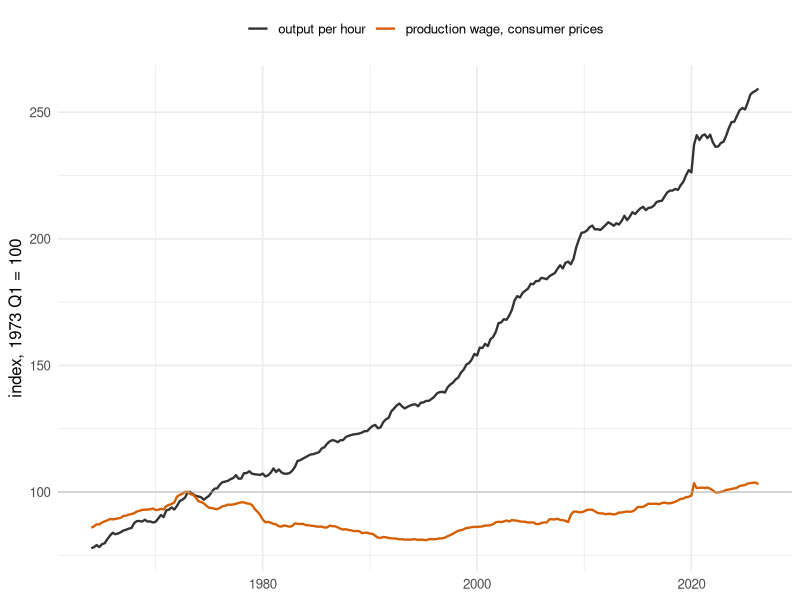
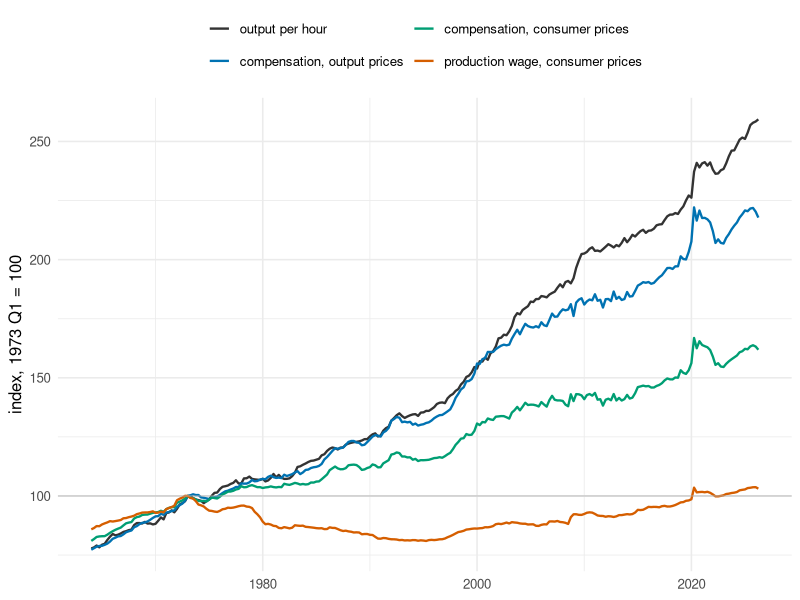
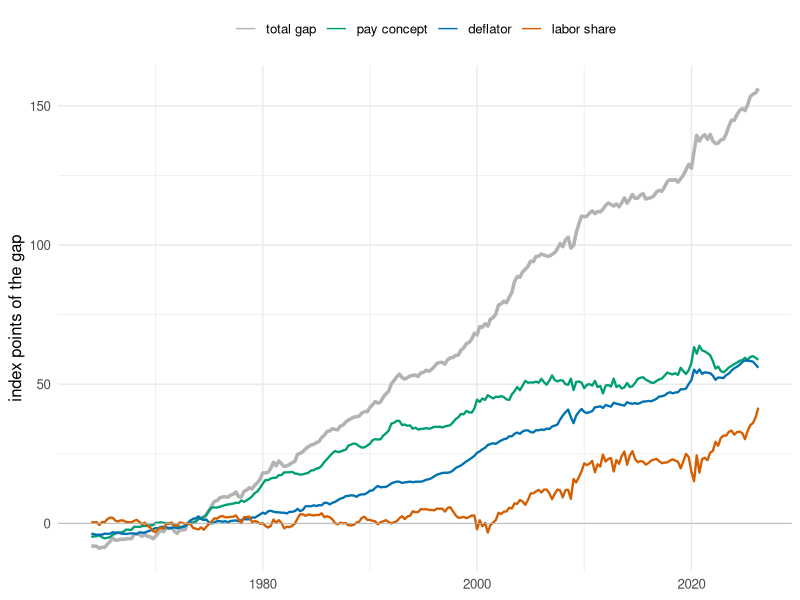

Reproduce these figures in R, in order.
## ---- chunk 1
#| label: setup
#| include: false

library(here)
library(dplyr)
library(tidyr)
library(readr)
library(ggplot2)
library(scales)

theme_set(theme_minimal(base_size = 12))

PAL <- c(productivity  = "grey20",
         comp_output   = "#0072B2",
         comp_consumer = "#009E73",
         wage_consumer = "#D55E00")

LAB <- c(productivity  = "output per hour",
         comp_output   = "compensation, output prices",
         comp_consumer = "compensation, consumer prices",
         wage_consumer = "production wage, consumer prices")

d <- read_csv(here("blog", "posts", "post4", "data", "derived",
                   "decomposition.csv"), show_col_types = FALSE)

last <- slice_tail(d, n = 1)
pt   <- function(x, dg = 0) formatC(x, format = "f", digits = dg)
sh   <- function(w) 100 * last[[w]] / last$gap_total

long <- d |>
  pivot_longer(all_of(names(PAL)), names_to = "series") |>
  mutate(series = factor(series, levels = names(PAL)))
## ---- chunk 2
#| label: fig-gap
#| fig-cap: "Labor productivity and the production worker's real wage, 1973 Q1 = 100. The series start in 1964, where the wage data begins."
#| fig-width: 7
#| fig-height: 3.6
#| echo: false

long |>
  filter(series %in% c("productivity", "wage_consumer")) |>
  ggplot(aes(date, value, colour = series)) +
  geom_line(linewidth = 0.8) +
  geom_hline(yintercept = 100, linewidth = 0.3, colour = "grey70") +
  scale_colour_manual(values = PAL, labels = LAB, name = NULL) +
  labs(x = NULL, y = "index, 1973 Q1 = 100") +
  theme(legend.position = "top")
## ---- chunk 3
#| label: fig-ladder
#| fig-cap: "The same gap, with each transformation added in turn. Each step up is one change of units or one change of pay concept."
#| fig-width: 7
#| fig-height: 4
#| echo: false

ggplot(long, aes(date, value, colour = series)) +
  geom_line(linewidth = 0.8) +
  geom_hline(yintercept = 100, linewidth = 0.3, colour = "grey70") +
  scale_colour_manual(values = PAL, labels = LAB, name = NULL) +
  labs(x = NULL, y = "index, 1973 Q1 = 100") +
  theme(legend.position = "top") +
  guides(colour = guide_legend(nrow = 2))
## ---- chunk 4
#| label: fig-wedges
#| fig-cap: "The gap in @fig-gap, split into three. The three lines add to the total at every date."
#| fig-width: 7
#| fig-height: 3.8
#| echo: false

d |>
  select(date, gap_total, w_pay_concept, w_deflator, w_labor_share) |>
  pivot_longer(-date) |>
  mutate(name = factor(name,
    levels = c("gap_total", "w_pay_concept", "w_deflator", "w_labor_share"),
    labels = c("total gap", "pay concept", "deflator", "labor share"))) |>
  ggplot(aes(date, value, colour = name, linewidth = name)) +
  geom_line() +
  geom_hline(yintercept = 0, linewidth = 0.3, colour = "grey70") +
  scale_colour_manual(values = c("grey70", "#009E73", "#0072B2", "#D55E00"),
                      name = NULL) +
  scale_linewidth_manual(values = c(1.2, 0.8, 0.8, 0.8), guide = "none") +
  labs(x = NULL, y = "index points of the gap") +
  theme(legend.position = "top")
